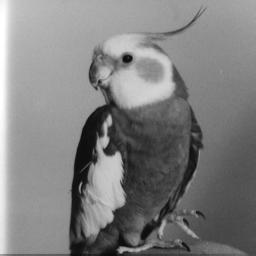
//> input picture Assignment3_EdgeDetection_VisualStudio/Edge_detection Visual Studio code/Aalap_edge_detection/bird.jpg, 256 x 256 px
$ ./Source   (built with g++ and OpenCV 4)
//> lines starting //> are read from the running program, lines starting //| are printed output that depends on the picture; after the words box and inside, x2 and y2 are one past the last pixel; in counts of white or black regions, pixels touching at a corner belong together
#include "opencv2/imgproc/imgproc.hpp"
#include "opencv2/highgui/highgui.hpp"
#include <stdlib.h>
#include <stdio.h>
#include "iostream"

using namespace std;

using namespace cv;

int main(int argc, char** argv)
{
	Mat src, gray, dst, abs_dst;

	src = imread("bird.jpg");
//> src is the input picture: 256 rows x 256 cols, CV_8UC3; min 5, max 255, mean 127.9
	imshow("Original Image", src);
	imwrite(" Originalimage.jpg ", src);
	/// Remove noise by blurring with a Gaussian filter
	GaussianBlur(src, src, Size(3, 3), 0, 0, BORDER_DEFAULT);
	cvtColor(src, gray, CV_RGB2GRAY);

	/// Apply Laplace function
	Laplacian(gray, dst, CV_16S, 3, 1, 0, BORDER_DEFAULT);
	convertScaleAbs(dst, abs_dst);
	imshow("Laplace Output", abs_dst);
	imwrite("Laplaceoutput.jpg", abs_dst);


	// Create a kernel that we will use to sharpen our image
	Mat kernel = (Mat_<float>(3, 3) <<
		1, 1, 1,
		1, -9, 1,
		1, 1, 1);

	Mat img;
	filter2D(src, img, CV_32F, kernel);
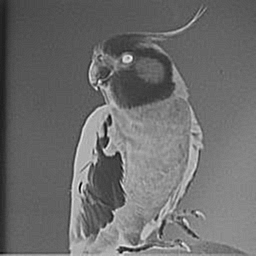
//> img: 256 rows x 256 cols, CV_32FC3; min -318, max 125, mean -127.8; drawn with min black and max white

	Mat sharp;
	src.convertTo(sharp, CV_32F);
	Mat imgResult = sharp - img;
	// convert back to 8bits gray scale
	imgResult.convertTo(imgResult, CV_8UC3);
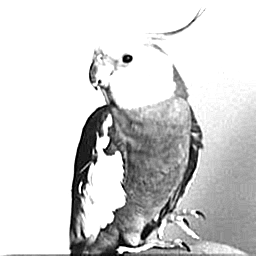
//> imgResult: 256 rows x 256 cols, CV_8UC3; min 0, max 255, mean 212.3
	src.convertTo(img, CV_8UC3);
	// imshow( "Laplace Filtered Image", imgLaplacian );
	imshow("New Sharped Image", imgResult);
	imwrite(" NewSharpedImage.jpg", imgResult);
	// Create binary image from source image

	cvtColor(imgResult, gray, COLOR_BGR2GRAY);
	threshold(gray, gray, 40, 255, THRESH_BINARY | THRESH_OTSU);
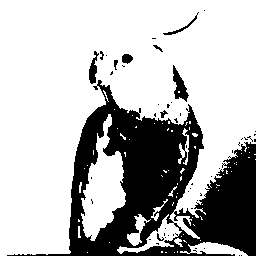
//> gray: 256 rows x 256 cols, CV_8UC1; 72.1% white; 52 black regions (42 under 20 px), largest, box (x1, y1, x2, y2) and area: (7, 80, 256, 256) 17374, (173, 65, 189, 102) 280, (89, 51, 99, 84) 168
	imshow("Binary Image", gray);
	imwrite("Binaryimage.jpg", gray);
	// Perform the distance transform algorithm


	Mat dist;
	distanceTransform(gray, dist, DIST_L1, 3);
	normalize(dist, dist, 0, 1.0, NORM_MINMAX);
	imshow("Distance Transform Image", dist);
	imwrite("LaplaceDistanceTransform.jpg", dist);
	waitKey(0);


	Mat grad;
	/*Mat gray1;
	cvtColor(src, gray1, CV_RGB2GRAY);*/
	int scale = 1;
	int delta = 0;
	int ddepth = CV_16S;

	int c;
	Mat grad_xis, grad_yis;
	Mat abs_grad_xis, abs_grad_yis;

	/// Gradient X

	Sobel(gray, grad_xis, ddepth, 1, 0, 3, scale, delta, BORDER_DEFAULT);
	convertScaleAbs(grad_xis, abs_grad_xis);
//> abs_grad_xis: 256 rows x 256 cols, CV_8UC1; 10% white in thin lines or dots

	/// Gradient Y

	Sobel(gray, grad_yis, ddepth, 0, 1, 3, scale, delta, BORDER_DEFAULT);
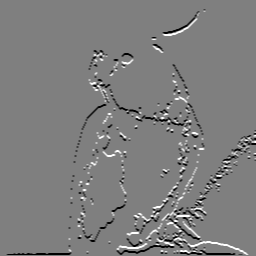
//> grad_yis: 256 rows x 256 cols, CV_16SC1; min -1020, max 1020, mean -7; drawn with min black and max white
	convertScaleAbs(grad_yis, abs_grad_yis);
//> abs_grad_yis: 256 rows x 256 cols, CV_8UC1; 9.5% white in thin lines or dots

	/// Total Gradient (approximate)
	addWeighted(abs_grad_xis, 0.5, abs_grad_yis, 0.5, 0, grad);

	imshow("Sobel Output", grad);
	imwrite("SobelOutput.jpg",grad);

	grad = 255 - grad;
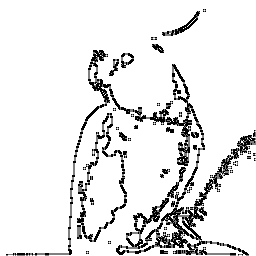
//> grad: 256 rows x 256 cols, CV_8UC1; min 0, max 255, mean 230.1

	Mat dist1;
	distanceTransform(grad, dist1, DIST_L1, 3);
	normalize(dist1, dist1, 0, 1.0, NORM_MINMAX);
	imshow("Distance Transform Image Sobel", dist1);
	imwrite("SobelDistanceTransform.jpg", dist1);
	waitKey(0);

	Mat edge;
	Mat gray2;
	cvtColor(src, gray2, CV_RGB2GRAY);
	Canny(gray2, edge, 50, 200, 3);
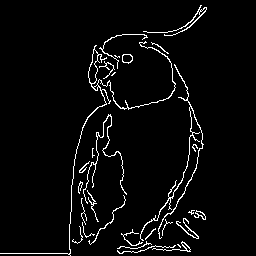
//> edge: 256 rows x 256 cols, CV_8UC1; 3.9% white in thin lines or dots, all inside (x1, y1, x2, y2) = (0, 5, 207, 256)

	edge.convertTo(gray2, CV_8U);

	edge = 255 - edge;

	imshow("Canny Output", gray2);
	imwrite("CannyOutput.jpg", gray2);
	Mat dist2;
	distanceTransform(edge, dist2, DIST_L1, 3);
	normalize(dist2, dist2, 0, 1.0, NORM_MINMAX);
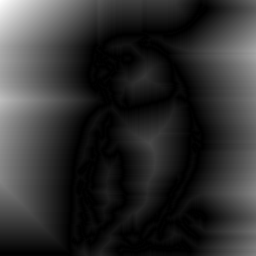
//> dist2: 256 rows x 256 cols, CV_32FC1; min 0, max 1, mean 0.188
	imshow("Distance Transform Image Canny", dist2);
	imwrite("CannyDistanceTransform.jpg", dist2);

	waitKey(0);

	return 0;
}
